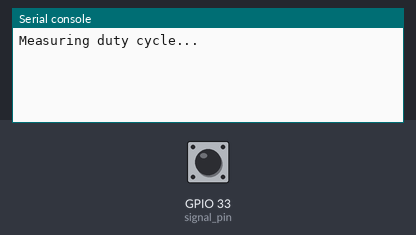
This program was run on a simulated ESP32 board running MicroPython. Shown: the last lines printed to the serial console. The test bench sets the inputs (shaded band); at power-on: GPIO 33 (signal_pin) LOW.

Above: at 1.2 s.
1.3 s: GPIO 33 (signal_pin) pulsed HIGH 2 times (0.12 s each, 0.3 s apart)
At 1.76 s:
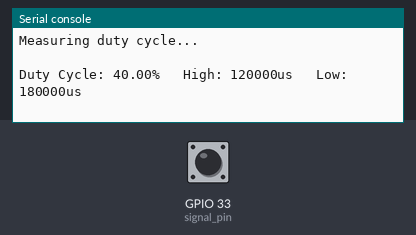
3.4 s: GPIO 33 (signal_pin) driven HIGH
At 3.56 s:
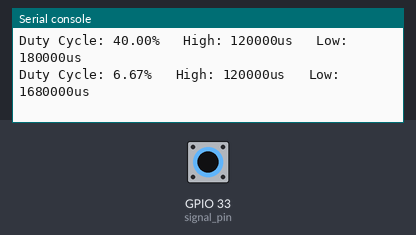
4.9 s: GPIO 33 (signal_pin) driven LOW
At 5.17 s:
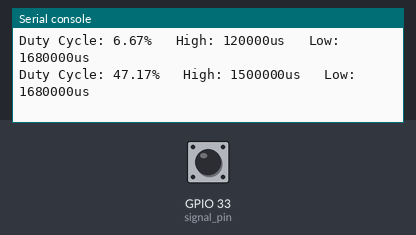
Timing chart, 0 to 7.9 s (numbered marks = the images above; inputs shaded):
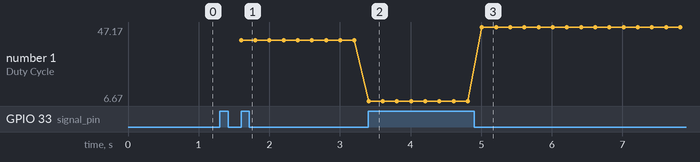

Measured:
- after the input at 1.3 s, the serial console: prints a new line after 0.30 s (image 1)
- after the input at 3.4 s, the serial console: prints a new line at once (image 2)
- after the input at 4.9 s, the serial console: prints a new line after 0.11 s (image 3)
- plotted number 1: 40 → 6.67 after the input at 3.4 s, 6.67 → 47.17 after the input at 4.9 s

The program:

dutycycle.py
```python
from machine import Pin, Timer
import time

signal_pin = Pin(33, Pin.IN)

last_edge_time = 0
high_time = 0
low_time = 0
last_state = 0

def edge_handler(pin):
    global last_edge_time, high_time, low_time, last_state
    current_time = time.ticks_us()
    state = pin.value()

    if state == 1 and last_state == 0:
        # rising edge: low period ended
        low_time = time.ticks_diff(current_time, last_edge_time)
        last_edge_time = current_time

    elif state == 0 and last_state == 1:
        # falling edge: high period ended
        high_time = time.ticks_diff(current_time, last_edge_time)
        last_edge_time = current_time

    last_state = state

signal_pin.irq(trigger=Pin.IRQ_RISING | Pin.IRQ_FALLING, handler=edge_handler)

print("Measuring duty cycle...\n")

while True:
    if high_time > 0 and low_time > 0:
        total = high_time + low_time
        duty = high_time / total * 100
        print("Duty Cycle: {:.2f}%   High: {}us   Low: {}us".format(duty, high_time, low_time))
    time.sleep(0.2)
```
